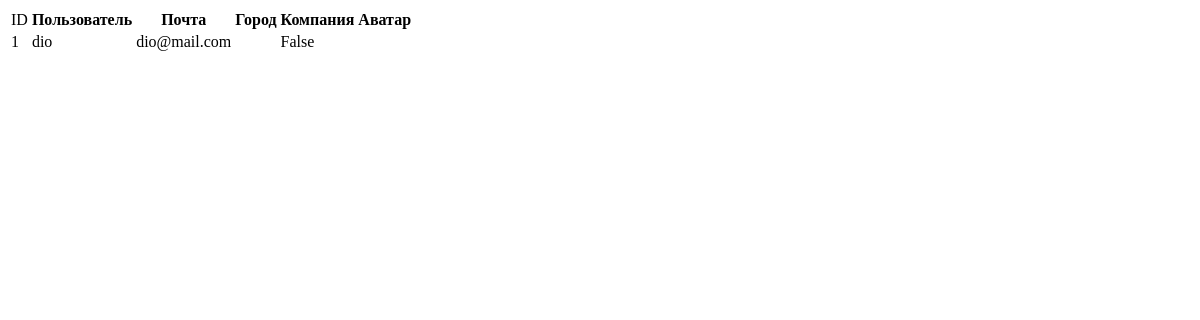
Before: /lk/ with the older database file.
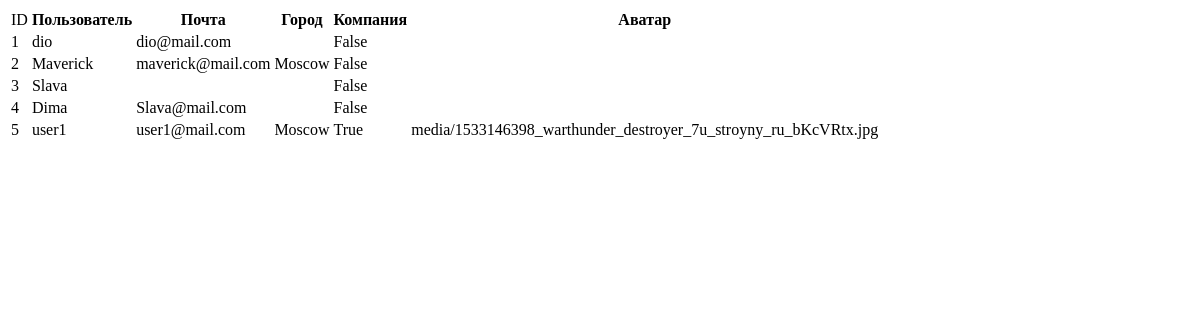
After: the same page with the newer database file.
### users/models.py (models this page shows, shortened)
class CustomUser(AbstractUser):
    city = models.CharField(max_length=30, blank=True)
    company = models.BooleanField(default=False)
    avatar = models.ImageField('Аватар', upload_to='media/', null=True, blank=True)
    class Meta:
        verbose_name = 'Пользователь'
        verbose_name_plural = 'Пользователи'

### users/views.py (the view)
# urls.py: path('lk/', lk_view, name='lk'),
def lk_view(request, *args, **kwargs):
    account = CustomUser.objects.all()
    context = {'account': account}
    return render(request, 'lk.html', context)

### templates/lk.html (shortened to what this page needs)
<!DOCTYPE html>
<html lang="en">
<head>
</head>
<body>
    {% if account.count > 0 %}
    <table>
        <tr><td>ID</td><th>Пользователь</th><th>Почта</th><th>Город</th><th>Компания</th><th>Аватар</th></tr>
        {% for prod in account %}
        <tr><td>{{ prod.id }}</td><td>{{ prod.username }}</td><td>{{ prod.email }}</td><td>{{ prod.city }}</td><td>{{ prod.company }}</td><td>{{ prod.avatar }}</td></tr>
        {% endfor %}
    </table>
    {% endif %}
</body>
</html>

Changed rows visible on the page:
added CustomUser: id "2", username "Maverick", email "maverick@mail.com", city "Moscow", company "False"
added CustomUser: id "3", username "Slava", company "False"
added CustomUser: id "4", username "Dima", email "Slava@mail.com", company "False"
added CustomUser: id "5", username "user1", email "user1@mail.com", city "Moscow", company "True", avatar "media/1533146398_warthunder_destroyer_7u_stroyny_ru_bKcVRtx.jpg"
